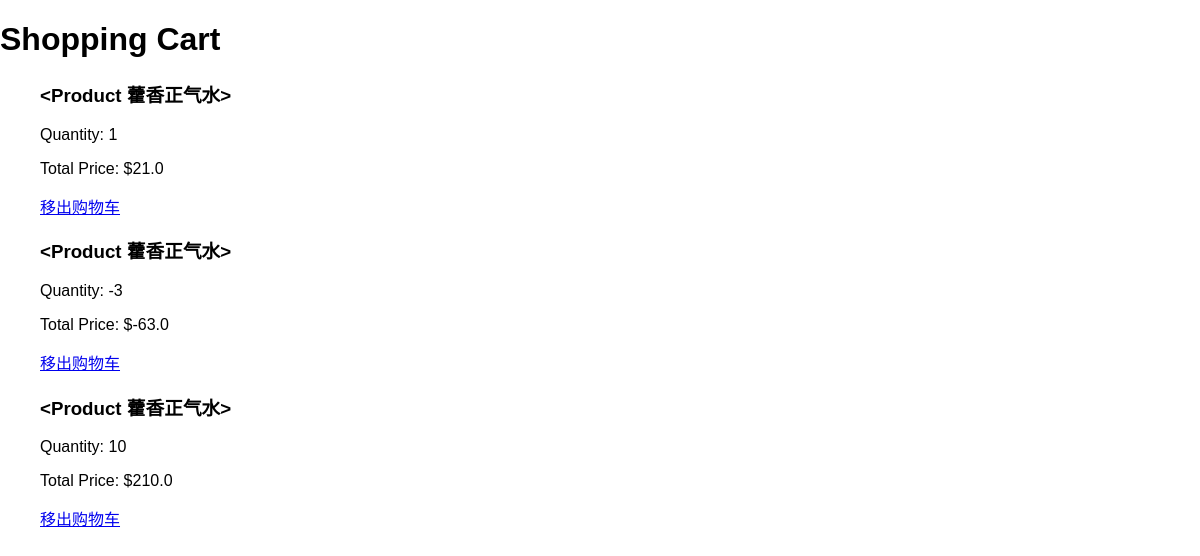
Screenshot of /cart (signed in) with the database file from the repository.
### bcart.py (models this page shows)
class Order(db.Model):
    id = db.Column(db.Integer, primary_key=True)
    user_id = db.Column(db.Integer, db.ForeignKey('user.id'), nullable=False)
    product_id = db.Column(db.Integer, db.ForeignKey('product.id'), nullable=False)
    quantity = db.Column(db.Integer, nullable=False)
    total_price = db.Column(db.Float, nullable=False)
    user = db.relationship('User', backref='orders')
    product = db.relationship('Product', backref='orders')
    create_on = db.Column(DateTime, default=datetime.now())
    def __repr__(self):
        return f'<Order {self.id}>'

class Product(db.Model):
    id = db.Column(db.Integer, primary_key=True)
    name = db.Column(db.String(100), nullable=False)
    catalog = db.Column(db.String(50),)
    size = db.Column(db.String(250),)
    price = db.Column(db.Float,)
    short_description = db.Column(db.Text,)
    long_description = db.Column(db.Text,)
    image_path = db.Column(db.Text,)
    create_on = db.Column(DateTime,default = datetime.now)
    def __repr__(self):
        return f'<Product {self.name}>'

### bcart.py (the view, shortened to what this page needs)
@app.route('/cart',methods = ["POST","GET"])
@login_required
def cart():
    print(current_user)
    orders = Order.query.filter_by(user_id = current_user.id).all()
    print(orders)
    return render_template('cart.html', orders=orders)

### bcart.py (called while the page is built)
@login_manager.user_loader
def load_user(user_id):
    return User.query.get(user_id)

    def __repr__(self):
        return f'<User {self.username}>'

### templates/cart.html (shortened to what this page needs)
<!DOCTYPE html>
<html>
<head>
     <link rel="stylesheet" type="text/css" href="{{ url_for('static', filename='css/style.css') }}">
</head>
<body>
    <h1>Shopping Cart</h1>
    <ul>
    {% if orders %}
        {% for order in orders %}
        <div>
            <h3>{{ order.product }}</h3>
            <p>Quantity: {{ order.quantity }}</p>
            <p>Total Price: ${{ order.total_price }}</p>
            <a href="{{ url_for('remove_from_cart',order_id = order.product.id) }}">移出购物车</a>
        </div>
    {% endfor %}
    {% endif %}
    </ul>
</body>
</html>

### static/style.css (style rules this page uses)
body { font-family: Arial, sans-serif; margin: 0; padding: 0; }

### rows the page displays
Order: product "<Product 藿香正气水>", quantity "1", total_price "21.0"
Order: product "<Product 藿香正气水>", quantity "-3", total_price "-63.0"
Order: product "<Product 藿香正气水>", quantity "10", total_price "210.0"
